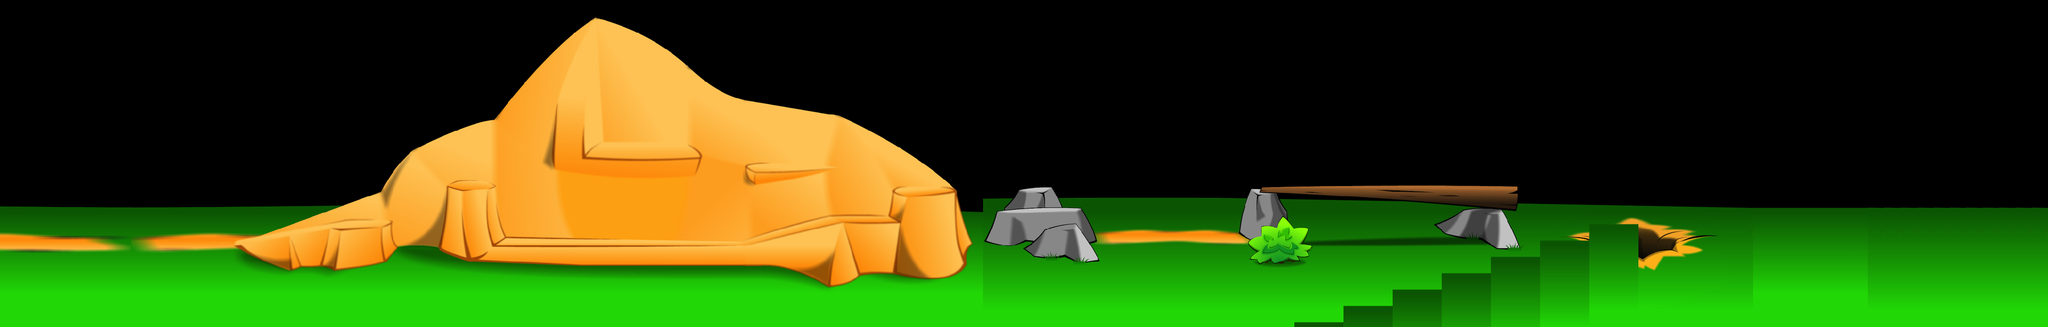

Rendered tile map (Tiled .tmx) drawn with the repository's tilesets; below, a short description and the map source with its tile grids summarised:
An orthogonal 125x20 tile map with 32x32 px tiles, 3 tile layers (back, fore, cliff), 1 hidden layer not drawn, 4 tilesets and 15 objects.

<map version="1.0" orientation="orthogonal" width="125" height="20" tilewidth="32" tileheight="32">
 <tileset firstgid="1" name="Back Graphics-KL 1" tilewidth="32" tileheight="32" spacing="1" margin="1">
  <image source="Back Graphics-KL 1.png" width="4086" height="400" />
 </tileset>
 <tileset firstgid="1477" name="Fore graphics-KL 1" tilewidth="32" tileheight="32" spacing="1" margin="1">
  <image source="Fore graphics-KL 1.png" width="3932" height="400" />
 </tileset>
 <tileset firstgid="2905" name="Boundaries-KL 1" tilewidth="32" tileheight="32" spacing="1" margin="1">
  <image source="Boundaries-KL 1.png" width="4000" height="234" />
 </tileset>
 <tileset firstgid="3752" name="Back" tilewidth="32" tileheight="32" spacing="1" margin="1">
  <image source="Back.png" width="3094" height="640" />
 </tileset>
 <layer name="back" width="125" height="20">
  <data>[2500 cells, 626 non-empty, 517 distinct tile ids]</data>
 </layer>
 <layer name="fore" width="125" height="20">
  <data>[2500 cells, 1007 non-empty, 1007 distinct tile ids]</data>
 </layer>
 <layer name="boundaries" width="125" height="20" visible="0">
  <data>[2500 cells, 840 non-empty, 840 distinct tile ids]</data>
 </layer>
 <layer name="cliff" width="125" height="20">
  <data>[2500 cells, 1610 non-empty, 1178 distinct tile ids]</data>
 </layer>
 <objectgroup name="collisions" width="125" height="20">
  <object x="4" y="487" width="1915" height="169" />
  <object x="1921" y="420" width="195" height="241" />
  <object x="2119" y="480" width="345" height="184" />
  <object x="2465" y="371" width="499" height="269" />
  <object x="2968" y="481" width="136" height="172" />
  <object x="3276" y="484" width="630" height="157" />
  <object x="877" y="365" width="91" height="117" />
  <object x="1079" y="101" width="531" height="263" />
  <object x="3427" y="99" width="213" height="385" />
 </objectgroup>
 <objectgroup name="collectibles" width="125" height="20">
  <object x="920" y="249" />
  <object x="2484" y="209" />
  <object x="3197" y="296" />
  <object x="1800" y="217" />
 </objectgroup>
 <objectgroup name="gameOverLayer" width="125" height="20">
  <object x="3105" y="545" width="168" height="147" />
 </objectgroup>
 <objectgroup name="end" width="125" height="20">
  <object x="3906" y="194" width="96" height="440" />
 </objectgroup>
</map>
